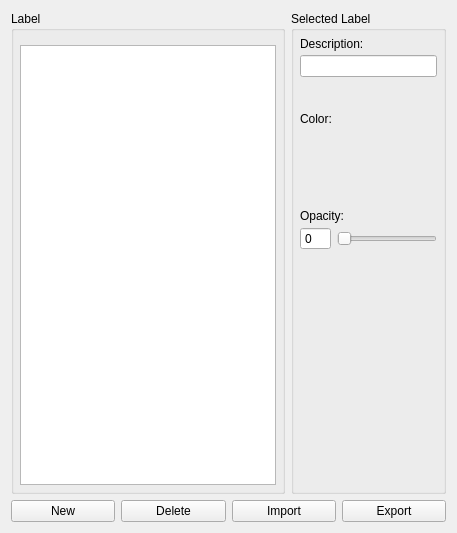
<?xml version="1.0" encoding="UTF-8"?>
<ui version="4.0">
 <class>LabelEditorDialog</class>
 <widget class="QDialog" name="LabelEditorDialog">
  <property name="geometry">
   <rect>
    <x>0</x>
    <y>0</y>
    <width>457</width>
    <height>533</height>
   </rect>
  </property>
  <property name="windowTitle">
   <string>Dialog</string>
  </property>
  <layout class="QVBoxLayout" name="verticalLayout">
   <item>
    <layout class="QHBoxLayout" name="horizontalLayout_7">
     <item>
      <widget class="QGroupBox" name="grpSelectedLabel_2">
       <property name="styleSheet">
        <string notr="true"/>
       </property>
       <property name="title">
        <string>Label</string>
       </property>
       <layout class="QVBoxLayout" name="verticalLayout_4">
        <property name="spacing">
         <number>4</number>
        </property>
        <property name="leftMargin">
         <number>6</number>
        </property>
        <property name="topMargin">
         <number>6</number>
        </property>
        <property name="rightMargin">
         <number>6</number>
        </property>
        <property name="bottomMargin">
         <number>6</number>
        </property>
        <item>
         <widget class="QWidget" name="widget_7" native="true">
          <layout class="QHBoxLayout" name="horizontalLayout_5">
           <property name="leftMargin">
            <number>0</number>
           </property>
           <property name="topMargin">
            <number>0</number>
           </property>
           <property name="rightMargin">
            <number>0</number>
           </property>
           <property name="bottomMargin">
            <number>0</number>
           </property>
          </layout>
         </widget>
        </item>
        <item>
         <widget class="QWidget" name="widget_9" native="true">
          <layout class="QHBoxLayout" name="horizontalLayout_6">
           <property name="leftMargin">
            <number>0</number>
           </property>
           <property name="topMargin">
            <number>0</number>
           </property>
           <property name="rightMargin">
            <number>0</number>
           </property>
           <property name="bottomMargin">
            <number>0</number>
           </property>
          </layout>
         </widget>
        </item>
        <item>
         <widget class="QTreeView" name="treeView"/>
        </item>
       </layout>
      </widget>
     </item>
     <item>
      <widget class="QGroupBox" name="grpSelectedLabel">
       <property name="styleSheet">
        <string notr="true"/>
       </property>
       <property name="title">
        <string>Selected Label</string>
       </property>
       <layout class="QVBoxLayout" name="verticalLayout_2">
        <property name="spacing">
         <number>4</number>
        </property>
        <property name="leftMargin">
         <number>6</number>
        </property>
        <property name="topMargin">
         <number>6</number>
        </property>
        <property name="rightMargin">
         <number>6</number>
        </property>
        <property name="bottomMargin">
         <number>6</number>
        </property>
        <item>
         <widget class="QLabel" name="label">
          <property name="text">
           <string>Description:</string>
          </property>
         </widget>
        </item>
        <item>
         <widget class="QLineEdit" name="inLabelDescription"/>
        </item>
        <item>
         <spacer name="verticalSpacer_2">
          <property name="orientation">
           <enum>Qt::Vertical</enum>
          </property>
          <property name="sizeType">
           <enum>QSizePolicy::Fixed</enum>
          </property>
          <property name="sizeHint" stdset="0">
           <size>
            <width>20</width>
            <height>10</height>
           </size>
          </property>
         </spacer>
        </item>
        <item>
         <widget class="QWidget" name="widget_3" native="true">
          <layout class="QHBoxLayout" name="horizontalLayout_2">
           <property name="leftMargin">
            <number>0</number>
           </property>
           <property name="topMargin">
            <number>0</number>
           </property>
           <property name="rightMargin">
            <number>0</number>
           </property>
           <property name="bottomMargin">
            <number>0</number>
           </property>
          </layout>
         </widget>
        </item>
        <item>
         <widget class="QWidget" name="widget_6" native="true">
          <property name="minimumSize">
           <size>
            <width>0</width>
            <height>100</height>
           </size>
          </property>
          <layout class="QGridLayout" name="gridLayout_3" columnstretch="0,0">
           <property name="leftMargin">
            <number>0</number>
           </property>
           <property name="topMargin">
            <number>0</number>
           </property>
           <property name="rightMargin">
            <number>0</number>
           </property>
           <property name="bottomMargin">
            <number>0</number>
           </property>
           <property name="spacing">
            <number>4</number>
           </property>
           <item row="0" column="0">
            <widget class="QLabel" name="label_2">
             <property name="text">
              <string>Color:</string>
             </property>
            </widget>
           </item>
           <item row="1" column="0" colspan="2">
            <widget class="QColorButtonWidget" name="btnLabelColor" native="true">
             <property name="minimumSize">
              <size>
               <width>60</width>
               <height>20</height>
              </size>
             </property>
            </widget>
           </item>
          </layout>
         </widget>
        </item>
        <item>
         <spacer name="verticalSpacer_3">
          <property name="orientation">
           <enum>Qt::Vertical</enum>
          </property>
          <property name="sizeType">
           <enum>QSizePolicy::Fixed</enum>
          </property>
          <property name="sizeHint" stdset="0">
           <size>
            <width>20</width>
            <height>10</height>
           </size>
          </property>
         </spacer>
        </item>
        <item>
         <widget class="QLabel" name="label_3">
          <property name="text">
           <string>Opacity:</string>
          </property>
         </widget>
        </item>
        <item>
         <widget class="QWidget" name="widget_4" native="true">
          <layout class="QHBoxLayout" name="horizontalLayout_3">
           <property name="leftMargin">
            <number>0</number>
           </property>
           <property name="topMargin">
            <number>0</number>
           </property>
           <property name="rightMargin">
            <number>0</number>
           </property>
           <property name="bottomMargin">
            <number>0</number>
           </property>
           <item>
            <widget class="QSpinBox" name="inLabelOpacitySpinner">
             <property name="buttonSymbols">
              <enum>QAbstractSpinBox::NoButtons</enum>
             </property>
             <property name="maximum">
              <number>255</number>
             </property>
            </widget>
           </item>
           <item>
            <widget class="QSlider" name="inLabelOpacitySlider">
             <property name="maximum">
              <number>255</number>
             </property>
             <property name="orientation">
              <enum>Qt::Horizontal</enum>
             </property>
            </widget>
           </item>
          </layout>
         </widget>
        </item>
        <item>
         <spacer name="verticalSpacer">
          <property name="orientation">
           <enum>Qt::Vertical</enum>
          </property>
          <property name="sizeHint" stdset="0">
           <size>
            <width>20</width>
            <height>5</height>
           </size>
          </property>
         </spacer>
        </item>
       </layout>
      </widget>
     </item>
    </layout>
   </item>
   <item>
    <layout class="QHBoxLayout" name="horizontalLayout">
     <item>
      <widget class="QPushButton" name="newBtn">
       <property name="text">
        <string>New</string>
       </property>
       <property name="autoDefault">
        <bool>false</bool>
       </property>
      </widget>
     </item>
     <item>
      <widget class="QPushButton" name="delBtn">
       <property name="text">
        <string>Delete</string>
       </property>
       <property name="autoDefault">
        <bool>false</bool>
       </property>
      </widget>
     </item>
     <item>
      <widget class="QPushButton" name="importBtn">
       <property name="text">
        <string>Import</string>
       </property>
       <property name="autoDefault">
        <bool>false</bool>
       </property>
      </widget>
     </item>
     <item>
      <widget class="QPushButton" name="exportBtn">
       <property name="text">
        <string>Export</string>
       </property>
       <property name="autoDefault">
        <bool>false</bool>
       </property>
      </widget>
     </item>
    </layout>
   </item>
  </layout>
 </widget>
 <customwidgets>
  <customwidget>
   <class>QColorButtonWidget</class>
   <extends>QWidget</extends>
   <header>QColorButtonWidget.h</header>
   <container>1</container>
  </customwidget>
 </customwidgets>
 <resources/>
 <connections>
  <connection>
   <sender>inLabelOpacitySpinner</sender>
   <signal>valueChanged(int)</signal>
   <receiver>inLabelOpacitySlider</receiver>
   <slot>setValue(int)</slot>
   <hints>
    <hint type="sourcelabel">
     <x>329</x>
     <y>230</y>
    </hint>
    <hint type="destinationlabel">
     <x>363</x>
     <y>233</y>
    </hint>
   </hints>
  </connection>
  <connection>
   <sender>inLabelOpacitySlider</sender>
   <signal>valueChanged(int)</signal>
   <receiver>inLabelOpacitySpinner</receiver>
   <slot>setValue(int)</slot>
   <hints>
    <hint type="sourcelabel">
     <x>370</x>
     <y>234</y>
    </hint>
    <hint type="destinationlabel">
     <x>328</x>
     <y>234</y>
    </hint>
   </hints>
  </connection>
 </connections>
</ui>
